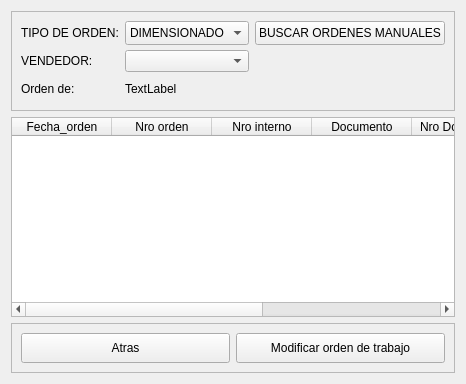
                <widget class="QWidget" name="tab_6">
                 <attribute name="title">
                  <string>ORDENES MANUALES</string>
                 </attribute>
                 <layout class="QVBoxLayout" name="verticalLayout_24">
                  <item>
                   <widget class="QFrame" name="frame">
                    <property name="minimumSize">
                     <size>
                      <width>0</width>
                      <height>100</height>
                     </size>
                    </property>
                    <property name="maximumSize">
                     <size>
                      <width>16777215</width>
                      <height>100</height>
                     </size>
                    </property>
                    <property name="frameShape">
                     <enum>QFrame::StyledPanel</enum>
                    </property>
                    <property name="frameShadow">
                     <enum>QFrame::Raised</enum>
                    </property>
                    <layout class="QGridLayout" name="gridLayout_9">
                     <property name="verticalSpacing">
                      <number>5</number>
                     </property>
                     <item row="1" column="3">
                      <widget class="QPushButton" name="btn_buscar_manuales">
                       <property name="maximumSize">
                        <size>
                         <width>16777215</width>
                         <height>60</height>
                        </size>
                       </property>
                       <property name="text">
                        <string>BUSCAR ORDENES MANUALES</string>
                       </property>
                      </widget>
                     </item>
                     <item row="1" column="2">
                      <widget class="QComboBox" name="box_tipo_orden">
                       <property name="maximumSize">
                        <size>
                         <width>16777215</width>
                         <height>50</height>
                        </size>
                       </property>
                       <item>
                        <property name="text">
                         <string>DIMENSIONADO</string>
                        </property>
                       </item>
                       <item>
                        <property name="text">
                         <string>ELABORACION</string>
                        </property>
                       </item>
                       <item>
                        <property name="text">
                         <string>CARPINTERIA</string>
                        </property>
                       </item>
                       <item>
                        <property name="text">
                         <string>PALLETS</string>
                        </property>
                       </item>
                      </widget>
                     </item>
                     <item row="3" column="0">
                      <widget class="QLabel" name="label_61">
                       <property name="maximumSize">
                        <size>
                         <width>16777215</width>
                         <height>50</height>
                        </size>
                       </property>
                       <property name="text">
                        <string>Orden de: </string>
                       </property>
                      </widget>
                     </item>
                     <item row="3" column="2">
                      <widget class="QLabel" name="lb_tipo_orden_2">
                       <property name="maximumSize">
                        <size>
                         <width>16777215</width>
                         <height>50</height>
                        </size>
                       </property>
                       <property name="text">
                        <string>TextLabel</string>
                       </property>
                      </widget>
                     </item>
                     <item row="2" column="2">
                      <widget class="QComboBox" name="box_vendedores"/>
                     </item>
                     <item row="2" column="0">
                      <widget class="QLabel" name="label_60">
                       <property name="maximumSize">
                        <size>
                         <width>100</width>
                         <height>16777215</height>
                        </size>
                       </property>
                       <property name="text">
                        <string>VENDEDOR:</string>
                       </property>
                      </widget>
                     </item>
                     <item row="1" column="0">
                      <widget class="QLabel" name="label_35">
                       <property name="maximumSize">
                        <size>
                         <width>100</width>
                         <height>50</height>
                        </size>
                       </property>
                       <property name="text">
                        <string>TIPO DE ORDEN:</string>
                       </property>
                      </widget>
                     </item>
                    </layout>
                   </widget>
                  </item>
                  <item>
                   <widget class="QTableWidget" name="tb_orden_manual_2">
                    <property name="sizePolicy">
                     <sizepolicy hsizetype="Expanding" vsizetype="Expanding">
                      <horstretch>0</horstretch>
                      <verstretch>0</verstretch>
                     </sizepolicy>
                    </property>
                    <property name="minimumSize">
                     <size>
                      <width>200</width>
                      <height>200</height>
                     </size>
                    </property>
                    <property name="columnCount">
                     <number>7</number>
                    </property>
                    <column>
                     <property name="text">
                      <string>Fecha_orden</string>
                     </property>
                    </column>
                    <column>
                     <property name="text">
                      <string>Nro orden</string>
                     </property>
                    </column>
                    <column>
                     <property name="text">
                      <string>Nro interno</string>
                     </property>
                    </column>
                    <column>
                     <property name="text">
                      <string>Documento</string>
                     </property>
                    </column>
                    <column>
                     <property name="text">
                      <string>Nro Documento</string>
                     </property>
                    </column>
                    <column>
                     <property name="text">
                      <string>Cliente</string>
                     </property>
                    </column>
                    <column>
                     <property name="text">
                      <string>Vinculo</string>
                     </property>
                    </column>
                   </widget>
                  </item>
                  <item>
                   <widget class="QFrame" name="frame_2">
                    <property name="maximumSize">
                     <size>
                      <width>16777215</width>
                      <height>50</height>
                     </size>
                    </property>
                    <property name="frameShape">
                     <enum>QFrame::StyledPanel</enum>
                    </property>
                    <property name="frameShadow">
                     <enum>QFrame::Raised</enum>
                    </property>
                    <layout class="QHBoxLayout" name="horizontalLayout_19">
                     <item>
                      <widget class="QPushButton" name="btn_atras_8">
                       <property name="minimumSize">
                        <size>
                         <width>0</width>
                         <height>30</height>
                        </size>
                       </property>
                       <property name="text">
                        <string>Atras</string>
                       </property>
                      </widget>
                     </item>
                     <item>
                      <widget class="QPushButton" name="btn_modificar_5">
                       <property name="minimumSize">
                        <size>
                         <width>0</width>
                         <height>30</height>
                        </size>
                       </property>
                       <property name="text">
                        <string>Modificar orden de trabajo</string>
                       </property>
                      </widget>
                     </item>
                    </layout>
                   </widget>
                  </item>
                 </layout>
                </widget>
